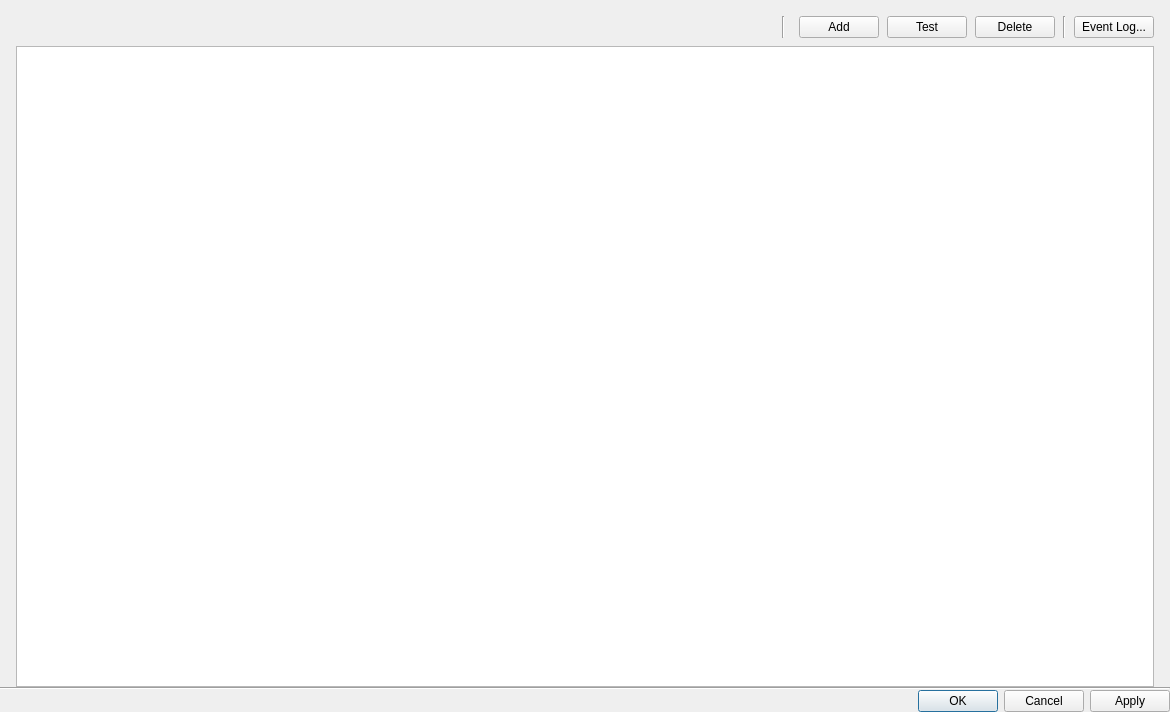
<?xml version="1.0" encoding="UTF-8"?>
<ui version="4.0">
 <class>BusinessRulesDialog</class>
 <widget class="QDialog" name="BusinessRulesDialog">
  <property name="geometry">
   <rect>
    <x>0</x>
    <y>0</y>
    <width>1170</width>
    <height>712</height>
   </rect>
  </property>
  <property name="windowTitle">
   <string>Event Rules</string>
  </property>
  <layout class="QVBoxLayout" name="verticalLayout" stretch="0,0,0,0">
   <property name="spacing">
    <number>0</number>
   </property>
   <property name="leftMargin">
    <number>0</number>
   </property>
   <property name="topMargin">
    <number>0</number>
   </property>
   <property name="rightMargin">
    <number>0</number>
   </property>
   <property name="bottomMargin">
    <number>0</number>
   </property>
   <item>
    <layout class="QVBoxLayout" name="mainLayout">
     <property name="spacing">
      <number>8</number>
     </property>
     <property name="leftMargin">
      <number>16</number>
     </property>
     <property name="topMargin">
      <number>16</number>
     </property>
     <property name="rightMargin">
      <number>16</number>
     </property>
     <property name="bottomMargin">
      <number>0</number>
     </property>
     <item>
      <layout class="QHBoxLayout" name="topLayout">
       <property name="spacing">
        <number>8</number>
       </property>
       <item>
        <widget class="QnSearchLineEdit" name="filterLineEdit" native="true">
         <property name="sizePolicy">
          <sizepolicy hsizetype="Expanding" vsizetype="Fixed">
           <horstretch>0</horstretch>
           <verstretch>0</verstretch>
          </sizepolicy>
         </property>
        </widget>
       </item>
       <item>
        <widget class="Line" name="verticalLine1">
         <property name="minimumSize">
          <size>
           <width>16</width>
           <height>0</height>
          </size>
         </property>
         <property name="maximumSize">
          <size>
           <width>16</width>
           <height>16777215</height>
          </size>
         </property>
         <property name="orientation">
          <enum>Qt::Vertical</enum>
         </property>
        </widget>
       </item>
       <item>
        <widget class="QPushButton" name="addRuleButton">
         <property name="text">
          <string>Add</string>
         </property>
        </widget>
       </item>
       <item>
        <widget class="QPushButton" name="testRuleButton">
         <property name="text">
          <string>Test</string>
         </property>
        </widget>
       </item>
       <item>
        <widget class="QPushButton" name="deleteRuleButton">
         <property name="text">
          <string>Delete</string>
         </property>
        </widget>
       </item>
       <item>
        <widget class="Line" name="verticalLine1_2">
         <property name="orientation">
          <enum>Qt::Vertical</enum>
         </property>
        </widget>
       </item>
       <item>
        <widget class="QPushButton" name="eventLogButton">
         <property name="text">
          <string>Event Log...</string>
         </property>
        </widget>
       </item>
      </layout>
     </item>
     <item>
      <widget class="QnTableView" name="tableView">
       <property name="editTriggers">
        <set>QAbstractItemView::AllEditTriggers</set>
       </property>
       <property name="showDropIndicator" stdset="0">
        <bool>false</bool>
       </property>
       <property name="selectionMode">
        <enum>QAbstractItemView::SingleSelection</enum>
       </property>
       <property name="selectionBehavior">
        <enum>QAbstractItemView::SelectRows</enum>
       </property>
       <property name="showGrid">
        <bool>false</bool>
       </property>
       <property name="sortingEnabled">
        <bool>true</bool>
       </property>
       <attribute name="horizontalHeaderCascadingSectionResizes">
        <bool>true</bool>
       </attribute>
       <attribute name="horizontalHeaderShowSortIndicator" stdset="0">
        <bool>true</bool>
       </attribute>
       <attribute name="horizontalHeaderStretchLastSection">
        <bool>true</bool>
       </attribute>
       <attribute name="verticalHeaderVisible">
        <bool>false</bool>
       </attribute>
      </widget>
     </item>
    </layout>
   </item>
   <item>
    <widget class="Line" name="line">
     <property name="orientation">
      <enum>Qt::Horizontal</enum>
     </property>
    </widget>
   </item>
   <item>
    <widget class="QnBusinessRuleWidget" name="detailsWidget" native="true">
     <property name="minimumSize">
      <size>
       <width>0</width>
       <height>0</height>
      </size>
     </property>
    </widget>
   </item>
   <item>
    <widget class="QDialogButtonBox" name="buttonBox">
     <property name="standardButtons">
      <set>QDialogButtonBox::Apply|QDialogButtonBox::Cancel|QDialogButtonBox::Ok</set>
     </property>
    </widget>
   </item>
  </layout>
 </widget>
 <customwidgets>
  <customwidget>
   <class>QnTableView</class>
   <extends>QTableView</extends>
   <header location="global">ui/widgets/common/table_view.h</header>
  </customwidget>
  <customwidget>
   <class>QnSearchLineEdit</class>
   <extends>QWidget</extends>
   <header location="global">ui/widgets/common/search_line_edit.h</header>
   <container>1</container>
  </customwidget>
  <customwidget>
   <class>QnBusinessRuleWidget</class>
   <extends>QWidget</extends>
   <header location="global">ui/widgets/business/business_rule_widget.h</header>
   <container>1</container>
  </customwidget>
 </customwidgets>
 <resources/>
 <connections/>
</ui>
